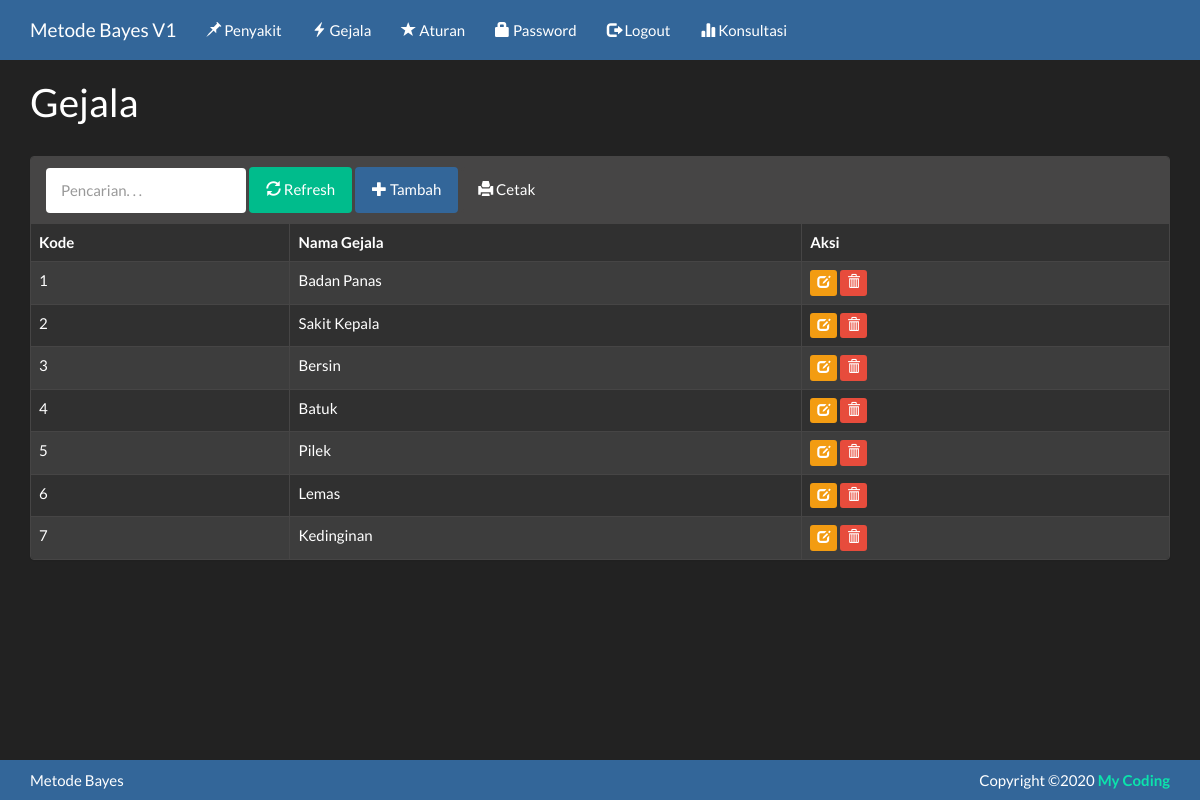
Page /index.php?m=gejala (signed in) on the committed database.
### tables this page shows
CREATE TABLE `bayes_gejala` (
  `kode_gejala` varchar(16) NOT NULL,
  `nama_gejala` varchar(64) NOT NULL DEFAULT ''
);

### functions.php (called while the page is built, shortened)
<?php
include'config.php';
include'includes/ez_sql_core.php';
include'includes/ez_sql_mysqli.php';
$db = new ezSQL_mysqli($config["username"], $config["password"], $config["database_name"], $config["server"]);
$mod = $_GET["m"];
function esc_field($str){
    if (!get_magic_quotes_gpc())
        return addslashes($str);
    else
        return $str;
}
?>

### config.php (called while the page is built)
<?php
$config["server"]='localhost';
$config["username"]='root';
$config["password"]='';
$config["database_name"]='spnaivebayes1';
?>

### includes/ez_sql_core.php (called while the page is built, shortened)
<?php
	class ezSQLcore
	{
		var $timers           = array();
		function get_host_port( $host, $default = false )
		{
			$port = $default;
			return array( $host, $port );
		}
		function flush()
		{
			$this->last_result = array();
		}
		function get_results($query=null, $output = OBJECT)
		{
			if ( $query )
			{
				$this->query($query);
			}
			if ( $output == OBJECT )
			{
				return $this->last_result;
			}
		}
		function timer_get_cur()
		{
			list($usec, $sec) = explode(" ",microtime());
			return ((float)$usec + (float)$sec);
		}
		function timer_start($timer_name)
		{
			$this->timers[$timer_name] = $this->timer_get_cur();
		}
		function timer_elapsed($timer_name)
		{
			return round($this->timer_get_cur() - $this->timers[$timer_name],2);
		}
	}

### includes/ez_sql_mysqli.php (called while the page is built, shortened)
<?php
	$ezsql_mysqli_str = array
	(
		1 => 'Require $dbuser and $dbpassword to connect to a database server',
		2 => 'Error establishing mySQLi database connection. Correct user/password? Correct hostname? Database server running?',
		3 => 'Require $dbname to select a database',
		4 => 'mySQLi database connection is not active',
		5 => 'Unexpected error while trying to select database'
	);
	class ezSQL_mysqli extends ezSQLcore
	{
		function ezSQL_mysqli($dbuser='', $dbpassword='', $dbname='', $dbhost='localhost', $encoding='')
		{
			$this->dbuser = $dbuser;
			$this->dbpassword = $dbpassword;
			$this->dbname = $dbname;
			$this->encoding = $encoding;
		}
		function connect($dbuser='', $dbpassword='', $dbhost='localhost', $dbport=false)
		{
			global $ezsql_mysqli_str; $return_val = false;
			if ( ! $dbuser )
			{
				$this->register_error($ezsql_mysqli_str[1].' in '.__FILE__.' on line '.__LINE__);
				$this->show_errors ? trigger_error($ezsql_mysqli_str[1],E_USER_WARNING) : null;
			}
			else
			{
				$this->dbh = new mysqli($dbhost,$dbuser,$dbpassword, '', $dbport);
				if( $this->dbh->connect_errno )
				{
					$this->register_error($ezsql_mysqli_str[2].' in '.__FILE__.' on line '.__LINE__);
					$this->show_errors ? trigger_error($ezsql_mysqli_str[2],E_USER_WARNING) : null;
				}
				else
				{
					$return_val = true;
				}
			}
			return $return_val;
		}
		function select($dbname='', $encoding='')
		{
			global $ezsql_mysqli_str; $return_val = false;
			if ( ! $dbname )
			{
				$this->register_error($ezsql_mysqli_str[3].' in '.__FILE__.' on line '.__LINE__);
				$this->show_errors ? trigger_error($ezsql_mysqli_str[3],E_USER_WARNING) : null;
			}
			else if ( ! $this->dbh )
			{
				$this->register_error($ezsql_mysqli_str[4].' in '.__FILE__.' on line '.__LINE__);
				$this->show_errors ? trigger_error($ezsql_mysqli_str[4],E_USER_WARNING) : null;
			}
			else if ( !@$this->dbh->select_db($dbname) )
			{
				if ( !$str = @$this->dbh->error)
					  $str = $ezsql_mysqli_str[5];
				$this->register_error($str.' in '.__FILE__.' on line '.__LINE__);
				$this->show_errors ? trigger_error($str,E_USER_WARNING) : null;
			}
			else
			{
				$return_val = true;
			}
			return $return_val;
		}
		function query($query)
		{
			$return_val = 0;
			$query = trim($query);
			$this->result = @$this->dbh->query($query);
			if ( preg_match("/^(insert|delete|update|replace|truncate|drop|create|alter|begin|commit|rollback|set|lock|unlock|call)/i",$query) )
			{
				$is_insert = true;
				$this->rows_affected = @$this->dbh->affected_rows;
				if ( preg_match("/^(insert|replace)\s+/i",$query) )
				{
					$this->insert_id = @$this->dbh->insert_id;
				}
				$return_val = $this->rows_affected;
			}
			else
			{
				$is_insert = false;
				$i=0;
				$num_rows=0;
				while ( $row = @$this->result->fetch_object() )
				{
					$num_rows++;
				}
				$this->num_rows = $num_rows;
				$return_val = $this->num_rows;
			}
			return $return_val;
		}
	}

### gejala.php (the view, shortened to what this page needs)
<div class="page-header">
    <h1>Gejala</h1>
</div>
<div class="panel panel-default">
    <div class="panel-heading">
        <form class="form-inline">
            <div class="form-group">
                <input class="form-control" type="text" placeholder="Pencarian. . ." name="q" value="<?=$_GET['q']?>" />
            </div>
            <div class="form-group">
                <button class="btn btn-success"><span class="glyphicon glyphicon-refresh"></span> Refresh</a>
            </div>
            <div class="form-group">
                <a class="btn btn-primary" href="?m=gejala_tambah"><span class="glyphicon glyphicon-plus"></span> Tambah</a>
            </div>
            <div class="form-group">
                <a class="btn btn-default" href="cetak.php?m=gejala&q=<?=$_GET["q"]?>" target="_blank"><span class="glyphicon glyphicon-print"></span> Cetak</a>
            </div>
        </form>
    </div>
    <div class="table-responsive">
        <table class="table table-bordered table-hover table-striped">
        <thead>
            <tr>
                <th>Kode</th>
                <th>Nama Gejala</th>
                <th>Aksi</th>
            </tr>
        </thead>
        <?php
        $q = esc_field($_GET['q']);
        $rows = $db->get_results("SELECT * FROM bayes_gejala
        WHERE kode_gejala LIKE '%$q%' OR nama_gejala LIKE '%$q%'
        ORDER BY kode_gejala");
        foreach($rows as $row):?>
        <tr>
            <td><?=$row->kode_gejala ?></td>
            <td><?=$row->nama_gejala?></td>
            <td class="nw">
                <a class="btn btn-xs btn-warning" href="?m=gejala_ubah&amp;ID=<?=$row->kode_gejala?>"><span class="glyphicon glyphicon-edit"></span></a>
                <a class="btn btn-xs btn-danger" href="aksi.php?act=gejala_hapus&amp;ID=<?=$row->kode_gejala?>" onclick="return confirm('Hapus data?')"><span class="glyphicon glyphicon-trash"></span></a>
            </td>
        </tr>
        <?php endforeach;
        ?>
        </table>
    </div>
</div>

### index.php (shortened to what this page needs)
<?php
include'functions.php';
?>
<!DOCTYPE html>
<html lang="en">
  <head>
    <link href="assets/css/darkly-bootstrap.min.css" rel="stylesheet"/>
    <link href="assets/css/general.css" rel="stylesheet"/>
  </head>
  <body>
    <nav class="navbar navbar-default navbar-static-top">
      <div class="container">
        <div class="navbar-header">
          <a class="navbar-brand" href="?">Metode Bayes V1</a>
        </div>
        <div id="navbar" class="navbar-collapse collapse">
          <ul class="nav navbar-nav">
          <?php if($_SESSION['login']):?>
            <li><a href="?m=penyakit"><span class="glyphicon glyphicon-pushpin"></span> Penyakit</a></li>
            <li><a href="?m=gejala"><span class="glyphicon glyphicon-flash"></span> Gejala</a></li>
            <li><a href="?m=aturan"><span class="glyphicon glyphicon-star"></span> Aturan</a></li>
            <li><a href="?m=password"><span class="glyphicon glyphicon-lock"></span> Password</a></li>
            <li><a href="aksi.php?act=logout"><span class="glyphicon glyphicon-log-out"></span> Logout</a></li>
          <?php else:?>
            <li><a href="?m=login"><span class="glyphicon glyphicon-log-in"></span> Login</a></li>
          <?php endif?>
            <li><a href="?m=konsultasi"><span class="glyphicon glyphicon-stats"></span> Konsultasi</a></li>
          </ul>
        </div>
    </nav>
    <div class="container">
    <?php
        if(file_exists($mod.'.php')){
            if($_SESSION['login'] || $mod=='login' || $mod=='konsultasi' || $mod=='thumbs'){
                include $mod.'.php';
            } else {
                redirect_js('index.php?m=login');
            }
        }else{
            include 'home.php';
        }
    ?>
    </div>
    <footer class="footer bg-primary">
      <div class="container">
          <p>
          Metode Bayes
          <span class="pull-right">
          Copyright ©2020 <i class="fa fa-heart pulse"></i> <b><a href="http://www.mycoding.net" target="_blank">My Coding</a></b>
        </span>
      </div>
    </footer>
</html>

### assets/css/general.css (style rules this page uses)
html { position: relative; min-height: 100%; }
body { margin-bottom: 70px; }
.footer { position: absolute; bottom: 0; width: 100%; height: 40px; }
.footer .container p { margin: 10px 0; }
.nw { white-space: nowrap; }
.page-header { margin-top: 0; padding-bottom: 0; }
.page-header h1 { margin-top: 0; }

### rows in the picture
bayes_gejala: kode_gejala "1", nama_gejala "Badan Panas"
bayes_gejala: kode_gejala "2", nama_gejala "Sakit Kepala"
bayes_gejala: kode_gejala "3", nama_gejala "Bersin"
bayes_gejala: kode_gejala "4", nama_gejala "Batuk"
bayes_gejala: kode_gejala "5", nama_gejala "Pilek"
bayes_gejala: kode_gejala "6", nama_gejala "Lemas"
bayes_gejala: kode_gejala "7", nama_gejala "Kedinginan"
